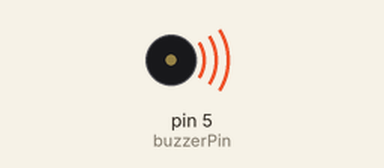
This sketch was run on a simulated Arduino Uno, built with avr-gcc and run on an emulated ATmega328P. On the bench: buzzer (waves = sounding).

Above: at 0.2 s.
At 7.2 s:
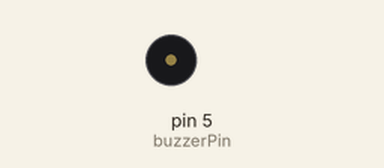
Timing chart, 0 to 10.4 s (numbered marks = the images above):
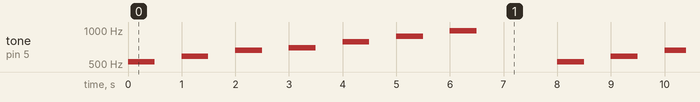

The sketch:

buzzer.ino
```cpp
void setup() {
}

const int buzzerPin = 5;
int freqs[] = {523, 587, 659, 698, 784, 880, 988};

void loop() {
  for (int i = 0; i < 7; i++) {
    tone(buzzerPin, freqs[i], 500);
    delay(1000);
  }

  delay(1000);
}
```

Measured:
- by itself, tone on pin 5 (buzzerPin): repeats every 8.0 s: silent 0.50 s, 587 Hz 0.50 s, silent 0.50 s, 659 Hz 0.50 s, silent 0.50 s, 698 Hz 0.50 s, silent 0.50 s, 784 Hz 0.50 s, silent 0.50 s, 880 Hz 0.50 s, silent 0.50 s, 988 Hz 0.50 s, silent 1.5 s, 523 Hz 0.50 s
